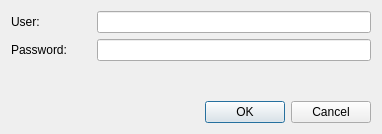
<?xml version="1.0" encoding="UTF-8"?>
<ui version="4.0">
 <class>Dialog</class>
 <widget class="QDialog" name="Dialog">
  <property name="geometry">
   <rect>
    <x>0</x>
    <y>0</y>
    <width>382</width>
    <height>134</height>
   </rect>
  </property>
  <property name="windowTitle">
   <string>Dialog</string>
  </property>
  <layout class="QVBoxLayout" name="verticalLayout">
   <item>
    <widget class="QFrame" name="userFrame">
     <property name="frameShape">
      <enum>QFrame::NoFrame</enum>
     </property>
     <property name="frameShadow">
      <enum>QFrame::Raised</enum>
     </property>
     <layout class="QHBoxLayout" name="horizontalLayout">
      <property name="spacing">
       <number>6</number>
      </property>
      <property name="margin">
       <number>0</number>
      </property>
      <item>
       <widget class="QLabel" name="userLabel">
        <property name="sizePolicy">
         <sizepolicy hsizetype="Maximum" vsizetype="Preferred">
          <horstretch>0</horstretch>
          <verstretch>0</verstretch>
         </sizepolicy>
        </property>
        <property name="minimumSize">
         <size>
          <width>80</width>
          <height>0</height>
         </size>
        </property>
        <property name="text">
         <string>User:</string>
        </property>
       </widget>
      </item>
      <item>
       <widget class="QLineEdit" name="userLine"/>
      </item>
     </layout>
    </widget>
   </item>
   <item>
    <widget class="QFrame" name="pwFrame">
     <property name="frameShape">
      <enum>QFrame::NoFrame</enum>
     </property>
     <property name="frameShadow">
      <enum>QFrame::Raised</enum>
     </property>
     <layout class="QHBoxLayout" name="horizontalLayout_2">
      <property name="margin">
       <number>0</number>
      </property>
      <item>
       <widget class="QLabel" name="pwLabel">
        <property name="sizePolicy">
         <sizepolicy hsizetype="Maximum" vsizetype="Preferred">
          <horstretch>0</horstretch>
          <verstretch>0</verstretch>
         </sizepolicy>
        </property>
        <property name="minimumSize">
         <size>
          <width>80</width>
          <height>0</height>
         </size>
        </property>
        <property name="text">
         <string>Password:</string>
        </property>
       </widget>
      </item>
      <item>
       <widget class="QLineEdit" name="pwLine">
        <property name="echoMode">
         <enum>QLineEdit::Password</enum>
        </property>
       </widget>
      </item>
     </layout>
    </widget>
   </item>
   <item>
    <spacer name="verticalSpacer">
     <property name="orientation">
      <enum>Qt::Vertical</enum>
     </property>
     <property name="sizeHint" stdset="0">
      <size>
       <width>20</width>
       <height>40</height>
      </size>
     </property>
    </spacer>
   </item>
   <item>
    <widget class="QDialogButtonBox" name="buttonBox">
     <property name="orientation">
      <enum>Qt::Horizontal</enum>
     </property>
     <property name="standardButtons">
      <set>QDialogButtonBox::Cancel|QDialogButtonBox::Ok</set>
     </property>
    </widget>
   </item>
  </layout>
 </widget>
 <resources/>
 <connections>
  <connection>
   <sender>buttonBox</sender>
   <signal>accepted()</signal>
   <receiver>Dialog</receiver>
   <slot>accept()</slot>
   <hints>
    <hint type="sourcelabel">
     <x>248</x>
     <y>254</y>
    </hint>
    <hint type="destinationlabel">
     <x>157</x>
     <y>274</y>
    </hint>
   </hints>
  </connection>
  <connection>
   <sender>buttonBox</sender>
   <signal>rejected()</signal>
   <receiver>Dialog</receiver>
   <slot>reject()</slot>
   <hints>
    <hint type="sourcelabel">
     <x>316</x>
     <y>260</y>
    </hint>
    <hint type="destinationlabel">
     <x>286</x>
     <y>274</y>
    </hint>
   </hints>
  </connection>
 </connections>
</ui>
